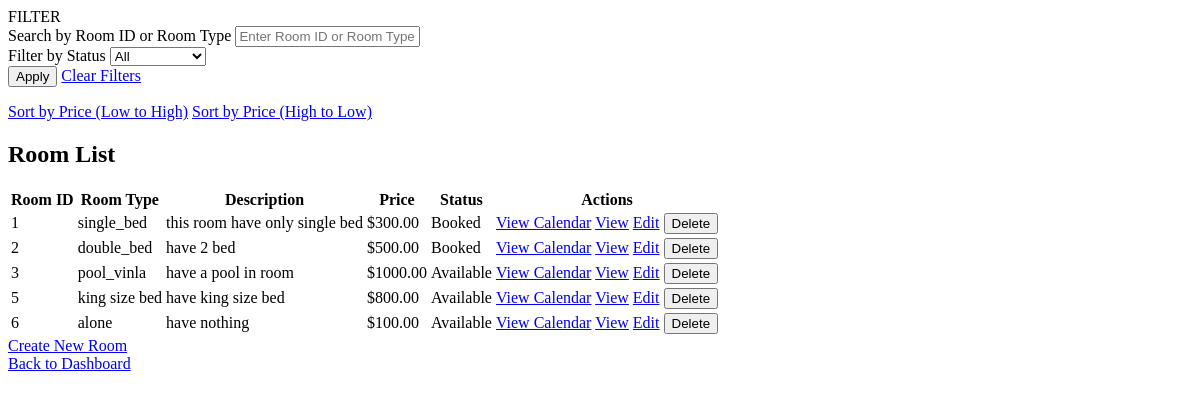
The app's page /rooms/, older data.
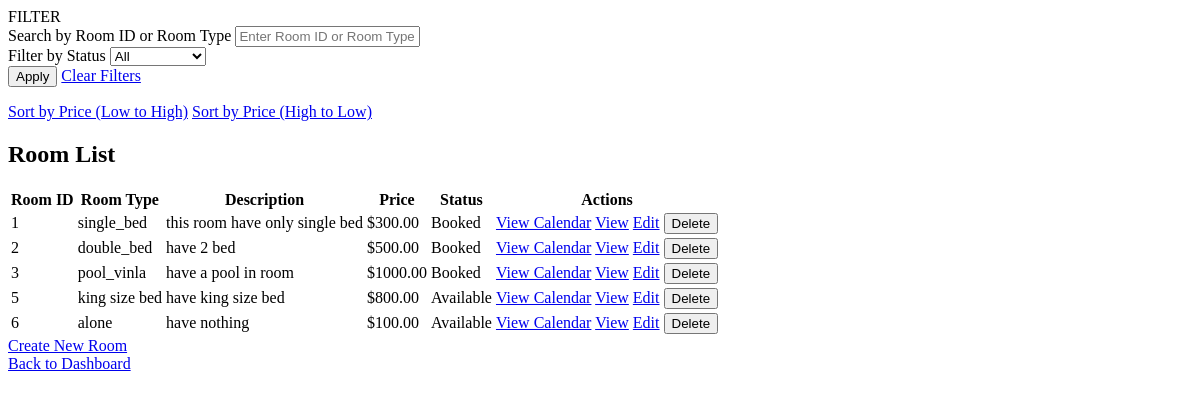
The same page, newer data.
### core/models.py (models this page shows, shortened)
class Room(models.Model):
    room_type = models.CharField(max_length=100)
    description = models.TextField()
    price_per_night = models.DecimalField(max_digits=8, decimal_places=2)
    status = models.CharField(max_length=50, choices=[('available', 'Available'), ('booked', 'Booked'), ('pending', 'Pending')])
    created_at = models.DateTimeField(auto_now_add=True)
    updated_at = models.DateTimeField(auto_now=True)

### core/views.py (the view)
# urls.py: path('rooms/', views.room_list, name='room_list'),
def room_list(request):
    status_filter = request.GET.get('status', 'all')  # Default to 'all'
    search_query = request.GET.get('search', '').strip()  # Search query
    sort_option = request.GET.get('sort', '')  # Sorting option
    if status_filter == 'available':
        rooms = Room.objects.filter(status='available')
    elif status_filter == 'booked':
        rooms = Room.objects.filter(status='booked')
    elif status_filter == 'pending':
        rooms = Room.objects.filter(status='pending')
    else:
        rooms = Room.objects.all()
    if search_query:
        rooms = rooms.filter(
            Q(room_number__icontains=search_query) |
            Q(id__icontains=search_query) |
            Q(room_type__icontains=search_query)
        )
    if sort_option == 'price_asc':
        rooms = rooms.order_by('price_per_night')  # Sort by price (ascending)
    elif sort_option == 'price_desc':
        rooms = rooms.order_by('-price_per_night')  # Sort by price (descending)
    status_counts = {
        'all': Room.objects.count(),
        'available': Room.objects.filter(status='available').count(),
        'booked': Room.objects.filter(status='booked').count(),
        'pending': Room.objects.filter(status='pending').count(),
    }
    context = {
        'rooms': rooms,
        'status_counts': status_counts,
        'selected_status': status_filter,
        'sort_option': sort_option,
        'search_query': search_query,
    }
    return render(request, 'core/room_list.html', context)

### core/templates/core/room_list.html (shortened to what this page needs)
<div class="container mt-4">
    <div class="row">
        <div class="col-md-3">
            <div class="card">
                <div class="card-header">FILTER</div>
                <div class="card-body">
                    <form method="get" action="{% url 'room_list' %}">
                        <div class="form-group">
                            <label for="search">Search by Room ID or Room Type</label>
                            <input
                                type="text"
                                name="search"
                                id="search"
                                value="{{ search_query }}"
                                placeholder="Enter Room ID or Room Type"
                                class="form-control mb-3"
                            >
                        </div>
                        <div class="form-group">
                            <label for="status">Filter by Status</label>
                            <select name="status" id="status" class="form-control mb-3">
                                <option value="all" {% if status_filter == 'all' %}selected{% endif %}>All</option>
                            </select>
                        </div>
                        <button type="submit" class="btn btn-primary btn-block">Apply</button>
                        <a href="{% url 'room_list' %}" class="btn btn-secondary btn-block">Clear Filters</a>
                    </form>
                </div>
            </div>
        </div>
        <div class="filter-options">
            <a href="?sort=price_asc" class="{% if sort_option == 'price_asc' %}active{% endif %}">Sort by Price (Low to High)</a>
            <a href="?sort=price_desc" class="{% if sort_option == 'price_desc' %}active{% endif %}">Sort by Price (High to Low)</a>
        </div>
        <div class="col-md-9">
            <h2>Room List</h2>
            <table class="table table-striped">
                <thead>
                    <tr>
                        <th>Room ID</th>
                        <th>Room Type</th>
                        <th>Description</th>
                        <th>Price</th>
                        <th>Status</th>
                        <th>Actions</th>
                    </tr>
                </thead>
                <tbody>
                    {% for room in rooms %}
                    <tr>
                        <td>{{ room.id }}</td>
                        <td>{{ room.room_type }}</td>
                        <td>{{ room.description }}</td>
                        <td>${{ room.price_per_night }}</td>
                        <td>{{ room.status|title }}</td>
                        <td>
                            <a href="{% url 'room_calendar' room.id %}" class="btn btn-info btn-sm">View Calendar</a>
                            <a href="{% url 'room_detail' room.id %}" class="btn btn-info btn-sm">View</a>
                            <a href="{% url 'room_edit' room.id %}" class="btn btn-warning btn-sm">Edit</a>
                            <form method="post" action="{% url 'room_delete' room.id %}" style="display:inline;">
                                <button type="submit" class="btn btn-danger btn-sm">Delete</button>
                            </form>
                        </td>
                    </tr>
                    {% empty %}
                    <tr>
                        <td colspan="7" class="text-center">No rooms found.</td>
                    </tr>
                    {% endfor %}
                </tbody>
            </table>
        </div>
    </div>
</div>
<a href="{% url 'create_room' %}" class="btn btn-success">Create New Room</a>
<div class="d-flex justify-content-end mb-3">
<a href="{% url 'dashboard' %}" class="btn btn-secondary">Back to Dashboard</a>

Row changes from the older to the newer data that the page shows:
changed Room "pool_vinla": status "Available" → "Booked"
